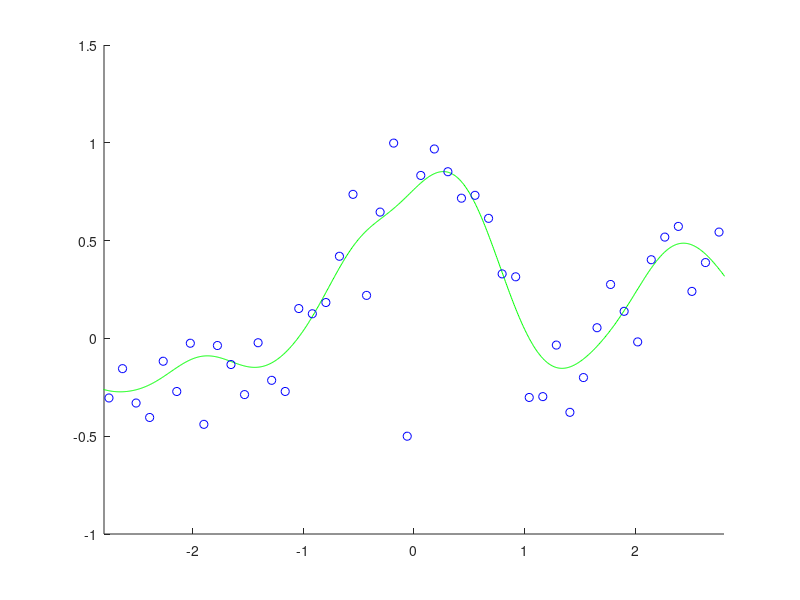

This figure's MATLAB source:
n = 50; N = 1000;
x = linspace(-3, 3, n)';
X = linspace(-3, 3, N)';
pix = pi * x;
y = sin(pix) ./ (pix) + 0.1 * x + 0.2 * randn(n, 1);
y(n / 2) = -0.5;
hh = 2 * 0.3^2; l = 0.1; e = 0.1; 
x2 = x.^2;
k = exp(-(repmat(x2, 1, n) + repmat(x2', n, 1) - 2 * (x * x')) / hh);
%t0 = k \ y;
t0 = randn(n, 1);

for o = 1: 1000
    r = abs(k * t0 - y);
    w = ones(n, 1);
    w(r > e) = e ./ r(r > e);
    z = k * (repmat(w, 1, n) .* k) + l * pinv(diag(abs(t0)));
    t = (z + 0.000001 * eye(n)) \ (k * (w .* y));
    if norm(t - t0) < 0.001, break, end
    t0 = t;
end
K = exp(-(repmat(X.^2, 1, n) + repmat(x2', N, 1) - 2 * X * x') / hh);
F = K * t;
figure(1); clf; hold on; axis([-2.8 2.8 -1 1.5]);
plot(X,F,'g-'); plot(x, y, 'bo');